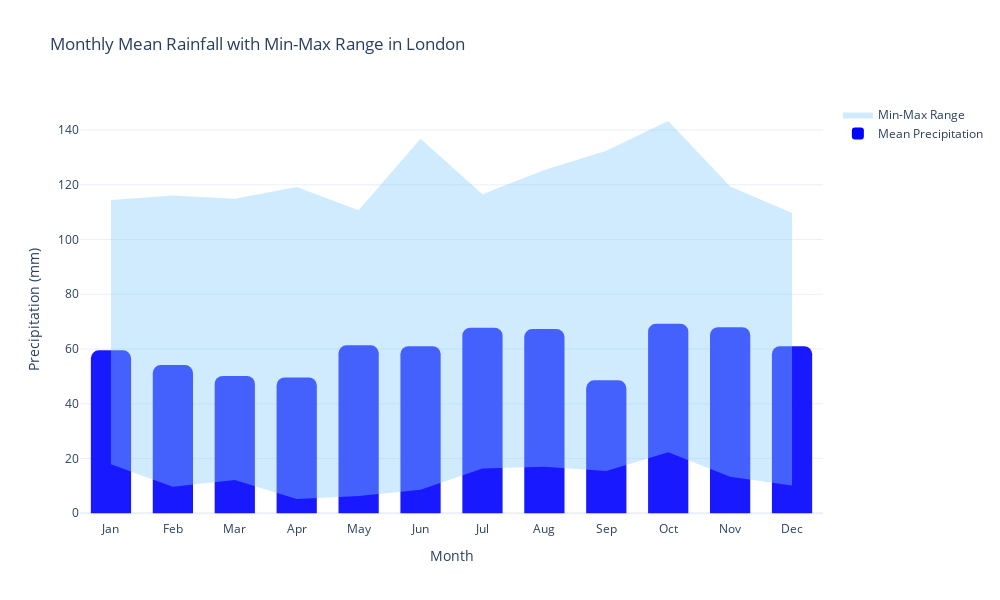

The notebook cell saved with this chart:
### Code cell
plot_monthly_aggregate_dynamic(london_monthly_aggregate, 'Mean', bar_width=0.65, fig_width=1000, fig_height=600)

### Figure 1 — Plotly figure (JSON) as saved in the notebook; plotly's stock layout.template omitted (floating-point values rounded to 4 significant figures)
{"data": [{"fill": "toself", "fillcolor": "rgba(135, 206, 250, 0.4)", "hoverinfo": "skip", "line": {"color": "rgba(255,255,255,0)"}, "name": "Min-Max Range", "showlegend": true, "type": "scatter", "x": ["Jan", "Feb", "Mar", "Apr", "May", "Jun", "Jul", "Aug", "Sep", "Oct", "Nov", "Dec", "Dec", "Nov", "Oct", "Sep", "Aug", "Jul", "Jun", "May", "Apr", "Mar", "Feb", "Jan"], "y": [114.4, 116.1, 114.9, 119.2, 110.7, 136.8, 116.5, 125.4, 132.4, 143.3, 119.4, 109.7, 10.1, 13.3, 22.3, 15.4, 17, 16.3, 8.6, 6.3, 5.2, 12.1, 9.7, 17.9]}, {"marker": {"color": "blue", "line": {"width": 0}, "opacity": 0.9}, "name": "Mean Precipitation", "type": "bar", "width": 0.65, "x": ["Jan", "Feb", "Mar", "Apr", "May", "Jun", "Jul", "Aug", "Sep", "Oct", "Nov", "Dec"], "y": [59.5, 54.13, 50.17, 49.61, 61.34, 61.05, 67.76, 67.27, 48.56, 69.24, 67.97, 61.02]}], "layout": {"barcornerradius": 8, "barmode": "overlay", "height": 600, "hovermode": "x unified", "title": {"text": "Monthly Mean Rainfall with Min-Max Range in London"}, "width": 1000, "xaxis": {"title": {"text": "Month"}}, "yaxis": {"title": {"text": "Precipitation (mm)"}}}}
